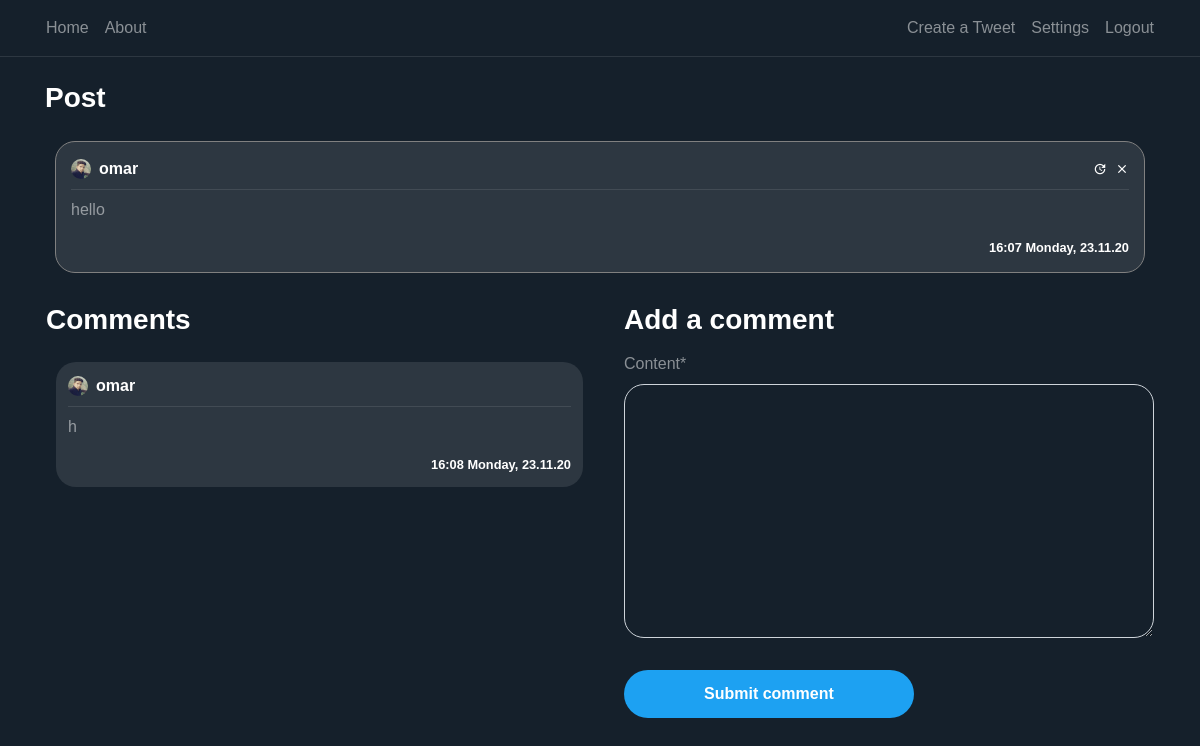
Page /post/2/ (signed in) on the committed database.
### blog/models.py (models this page shows, shortened)
class Post(models.Model):
    content = models.TextField(max_length=1000)
    date_posted = models.DateTimeField(default=timezone.now)
    author = models.ForeignKey(User, on_delete=models.CASCADE)
    likes= models.IntegerField(default=0)
    dislikes= models.IntegerField(default=0)

class Comment(models.Model):
    content = models.TextField(max_length=150)
    date_posted = models.DateTimeField(default=timezone.now)
    author = models.ForeignKey(User, on_delete=models.CASCADE)
    post_connected = models.ForeignKey(Post, on_delete=models.CASCADE)

### users/models.py (models this page shows, shortened)
class Profile(models.Model):
    user = models.OneToOneField(User, on_delete=models.CASCADE)
    image = models.ImageField(default='default.png', upload_to='profile_pics')

### blog/views.py (the view)
# urls.py: path('post/<int:pk>/', PostDetailView.as_view(), name='post-detail'),
class PostDetailView(DetailView):
    model = Post
    template_name = 'blog/post_detail.html'
    context_object_name = 'post'
    def get_context_data(self, **kwargs):
        data = super().get_context_data(**kwargs)
        comments_connected = Comment.objects.filter(post_connected=self.get_object()).order_by('-date_posted')
        data['comments'] = comments_connected
        data['form'] = NewCommentForm(instance=self.request.user)
        return data
    def post(self, request, *args, **kwargs):
        new_comment = Comment(content=request.POST.get('content'),
                              author=self.request.user,
                              post_connected=self.get_object())
        new_comment.save()
        return self.get(self, request, *args, **kwargs)

### blog/forms.py
class NewCommentForm(forms.ModelForm):
    class Meta:
        model = Comment
        fields = ['content']

### blog/templates/blog/post_detail.html (shortened to what this page needs)
{% extends 'base.html' %}
{% load crispy_forms_tags %}
{% block content %}
<div class="container">
    <h3 class="white-important mb-3">
        Post
    </h3>
    <article class="media content-section">
        <div style="width: 100%; word-break: break-all;" class="hovered-tweet-comment">
            <div class="pb-2 row m-0 " style="width: 100%; margin-right: 0 !important;">
                <div style="padding-left: 0px !important;" class="col-8 no-padding d-flex align-items-center">
                    <img class="rounded-circle mr-2" style="width: 20px; height: 20px;"
                        src="{{ post.author.profile.image.url }}">
                    <a class="mr-2 white-important" href="{% url 'user-posts' post.author %}">
                        {{ post.author }}
                    </a>
                </div>
                <div class="col-4 d-flex flex-row-reverse no-padding align-items-center"
                    style="padding-right: 0 !important;">
                    {% if post.author == user %}
                    <a class="material-icons ml-2" style="font-size: 14px"
                        href="{% url 'post-delete' post.id %}">clear</a>
                    <a class="material-icons ml-2" style="font-size: 14px"
                        href="{% url 'post-update' post.id %}">update</a>
                    {%  endif %}
                </div>
            </div>
            <div class="mb-2 " style="width: 100%; height: 1px; background-color: rgba(255, 255, 255, 0.1)"></div>
            <a style="color: rgba(255, 255, 255, 0.5) !important;">
                <p>
                    {{ post.content }}
                </p>
                <small class="white-important d-flex full-width flex-row-reverse">
                    {{ post.date_posted | date:"H:i l, d.m.y" }}
                </small>
            </a>
        </div>
    </article>
    <div class="row pl-3">
        <div class="col-12 col-md-6 pl-0">
            <h3 class="white-important mb-3">
                Comments
            </h3>
            {% for comment in comments %}
            <article class="media content-section">
                <div style="width: 100%; word-break: break-all;" class="hovered-tweet-comment-in">
                    <div class="pb-2 row m-0" style="width: 100%; margin-right: 0 !important;">
                        <div style="padding-left: 0px !important;" class="col-8 no-padding d-flex align-items-center">
                            <img class="rounded-circle mr-2" style="width: 20px; height: 20px;"
                                src="{{ comment.author.profile.image.url }}">
                            <a class="mr-2 white-important" href="{% url 'user-posts' comment.author.username %}">
                                {{ comment.author }}
                            </a>
                        </div>
                    </div>
                    <div class="mb-2" style="width: 100%; height: 1px; background-color: rgba(255, 255, 255, 0.1)">
                    </div>
                    <a style="color: rgba(255, 255, 255, 0.5) !important;">
                        <p>
                            {{ comment.content }}
                        </p>
                        <small class="white-important d-flex full-width flex-row-reverse">
                            {{ comment.date_posted | date:"H:i l, d.m.y" }}
                        </small>
                    </a>
                </div>
            </article>
            {% endfor %}
        </div>
        {% if user is not None %}
        <div class="col-12 col-md-6 pl-0 pl-md-3 pr-3">
            <h3 class="white-important mb-3">
                Add a comment
            </h3>
            <form method="POST">
                <fieldset class="form-group">
                    {{ form | crispy }}
                </fieldset>
                <div class="form-group">
                    <button class="btn btn-outline-primary" type="submit">Submit comment</button>
                </div>
            </form>
        </div>
        {% endif %}
    </div>
</div>
{% endblock content %}

### blog/static/blog/main.css (style rules this page uses)
:root { --muted-color: rgba(255, 255, 255, 0.5); }
body { background: #15202b; color: var(--muted-color); margin-top: 5rem; }
h1, h2, h3, h4, h5, h6 { color: var(--muted-color); }
.content-section { padding: 10px 10px; margin-bottom: 20px; }
.no-padding { padding: 0 !important; }
a { color: white; text-underline: none; text-decoration: none !important; }
article { border-radius: 4px; }
.white-important { color: white; font-weight: bold; }
.full-width { width: 100% }
.btn-outline-primary { border-color: white; color: white !important; padding: 12px 80px 12px 80px; font-weight: bold; background-color: #1da1f2; border:0; border-radius: 25px; }
.form-control { background-color: #15202B !important; color: var(--muted-color) !important; box-shadow: 0 0 0 0 !important; border-radius: 20px !important; }
.hovered-tweet-comment { background-color: #2d3741 !important; padding:15px; border-radius: 20px; border:1px solid grey; }
.hovered-tweet-comment-in { background-color: #2d3741 !important; padding:12px; border-radius: 20px; }

### blog/static/blog/style.css (style rules this page uses)
body { font-family: Arial, Helvetica, sans-serif; height: 100vh; margin: 0; padding: 0; }

### rows in the picture
Post: author.profile.image (picture), author "omar", content "hello", date_posted "16:07 Monday, 23.11.20"
Comment: author.profile.image (picture), author "omar", content "h", date_posted "16:08 Monday, 23.11.20"
